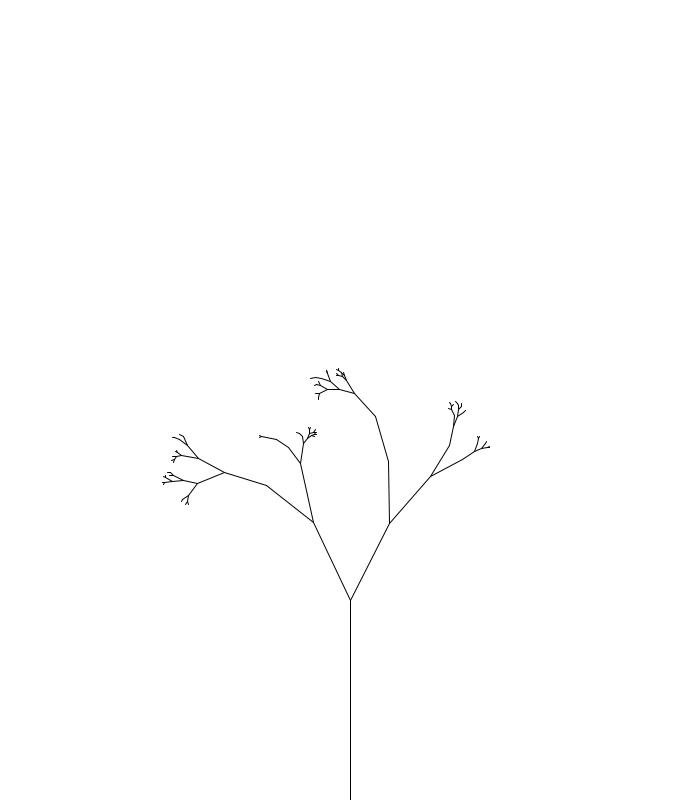
Frame 1 (no input)
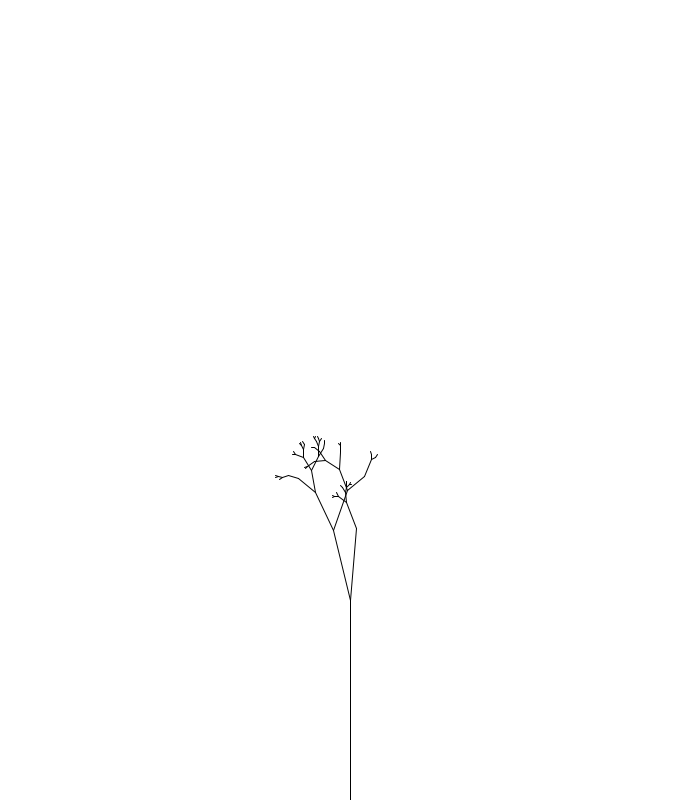
Frame 2 (the mouse pressed at the canvas centre, redrawn once)

The Processing sketch that drew these frames (run headless with seeded random() and noise(); the mouse was pressed at the canvas centre and the sketch redrawn once):

// Processing sketch: Recursion_Fractal_Nature
// ── Recursion_Fractal_Nature.pde
float theta;

void setup() {
  size(700, 800);
}

void draw() {
  background(255);
  translate(width/2, height);
  theta = map(mouseX, 0, width, 0, PI/2);
  branch(200);
  noLoop();
}

void branch(float len) {
  line(0, 0, 0, -len);
  translate(0, -len);
  theta = random(5, 40);

  len *= random(0.3, 0.8);

  if (len > 2 ) {
    float r = random(10);

    if (r > 3) {
      pushMatrix();
      rotate(radians(theta));
      branch(len);
      popMatrix();
    } 
    pushMatrix();
    rotate(radians(-theta));
    branch(len);
    popMatrix();
  }
}
